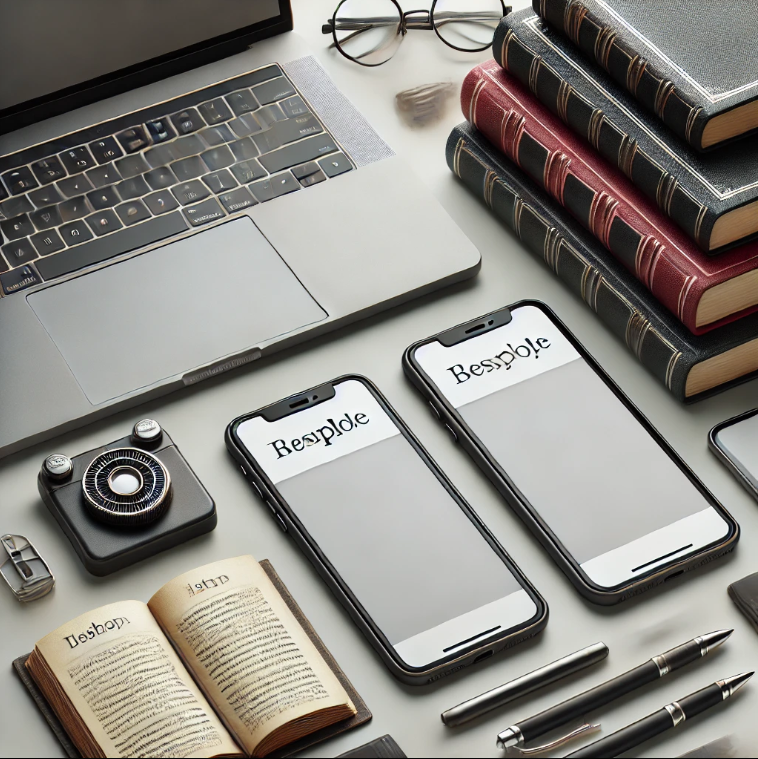
#> input picture 19. Advanced Image Processing Techniques/main_image.PNG, 758 x 759 px, found by its file name
$ jupyter execute --allow-errors 'Template Matching for Object Detection.ipynb'
#> lines starting #> are read from the running program, lines starting #| are printed output that depends on the picture; after the words box and inside, x2 and y2 are one past the last pixel; in counts of white or black regions, pixels touching at a corner belong together
### Template Matching for Object Detection:
#### What is Template Matching?
Template Matching is a simple and effective image processing technique used for object detection. It works by searching for a smaller image (template) inside a larger image and determining the best match.

#### How it Works:

1. Convert both images to grayscale for faster processing.

2. Slide the template over the main image at every possible position.

3. Compare pixel intensities to determine how closely they match.

4. Find the best match location and draw a bounding box around it.

##### Common Use Cases:
```
✔ Detecting objects in images
✔ Identifying patterns in medical imaging
✔ Matching facial features or logos
```

### 1. Importing Required Libraries

[cell 1]
import cv2
import numpy as np
import matplotlib.pyplot as plt

#### Explanation:

cv2 (OpenCV) → Used for image processing and template matching.

numpy → Handles numerical operations.

matplotlib.pyplot → Used to display images.

### 2. Loading the Main Image and Template

[cell 2]
main_image = cv2.imread('main_image.png')
#> main_image is the input picture: shape (759, 758, 3); mean B, G, R 128.7, 134.4, 137.3
template = cv2.imread('phone.png')
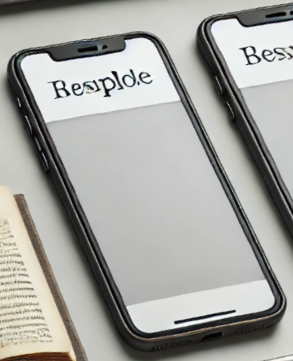
#> input picture 19. Advanced Image Processing Techniques/phone.PNG, 293 x 361 px, found by its file name
#> template is the input picture: shape (361, 293, 3); mean B, G, R 162.5, 167, 166.4

#### Explanation:
```

cv2.imread('main_image.png') → Loads the main image where we want to detect an object.

cv2.imread('phone.png') → Loads the smaller template image to find within the main image.
```

### 3. Converting Images to Grayscale

[cell 3]
gray_main = cv2.cvtColor(main_image, cv2.COLOR_BGR2GRAY)
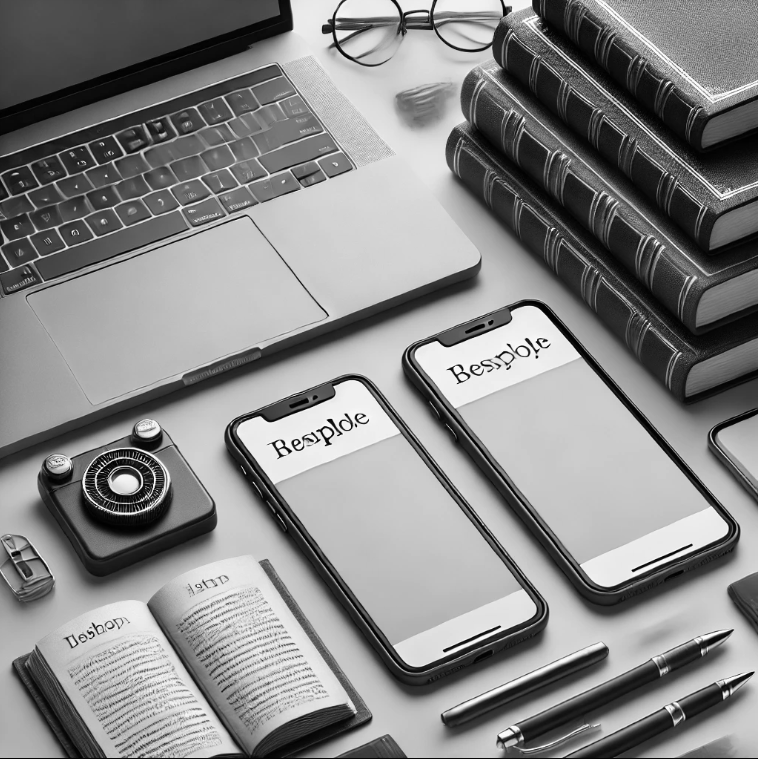
#> gray_main: shape (759, 758); min 0, max 255, mean 134.6
gray_template = cv2.cvtColor(template, cv2.COLOR_BGR2GRAY)
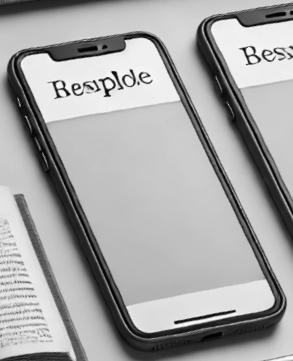
#> gray_template: shape (361, 293); min 1, max 253, mean 166.3

#### Explanation:
```
OpenCV loads images in BGR format.

cv2.cvtColor() converts both images to grayscale to simplify processing.

Grayscale reduces computation without affecting accuracy.
```

### 4. Performing Template Matching

result = cv2.matchTemplate(gray_main, gray_template, cv2.TM_CCOEFF_NORMED)
Explanation:

cv2.matchTemplate() → Compares the template against the main image.

cv2.TM_CCOEFF_NORMED → A matching method that normalizes results for better accuracy.

#### Matching Methods in OpenCV:

cv2.TM_CCOEFF_NORMED → Best for feature-based matching (used here).

cv2.TM_CCORR_NORMED → Measures correlation (good for simple patterns).

cv2.TM_SQDIFF_NORMED → Computes pixel differences (smaller values indicate a match).

### 5. Finding the Best Match Location

#> (a cell that did not finish here is left out)

#### Explanation:

cv2.minMaxLoc(result) → Finds the strongest match in the result.

max_loc → Coordinates of the best match.

top_left → The top-left corner of the detected object.

bottom_right → Calculated using template size.

 The bounding box is defined between top_left and bottom_right.

### 6. Drawing a Bounding Box Around the Detected Object

#> (a cell that did not finish here is left out)

#### Explanation:

cv2.rectangle() → Draws a green box around the detected object.

(0, 255, 0) → Green color in BGR format.

2 → Line thickness.

### 7. Displaying the Result Using Matplotlib

[cell 6]
main_image = cv2.cvtColor(main_image, cv2.COLOR_BGR2RGB)
plt.imshow(main_image)
plt.axis('off')
plt.show()

#### Explanation:
```
Converts the image from BGR to RGB for proper Matplotlib display.

plt.imshow(main_image) → Displays the image with the detected object.

plt.axis('off') → Hides axis labels.
```

[cell 7]
import cv2
import numpy as np
import matplotlib.pyplot as plt


# Load the main image and template
main_image = cv2.imread('main_image.png')
template = cv2.imread('phone.png')

# Convert images to grayscale
gray_main = cv2.cvtColor(main_image, cv2.COLOR_BGR2GRAY)
gray_template = cv2.cvtColor(template, cv2.COLOR_BGR2GRAY)

# Perform template matching
result = cv2.matchTemplate(gray_main, gray_template, cv2.TM_CCOEFF_NORMED)
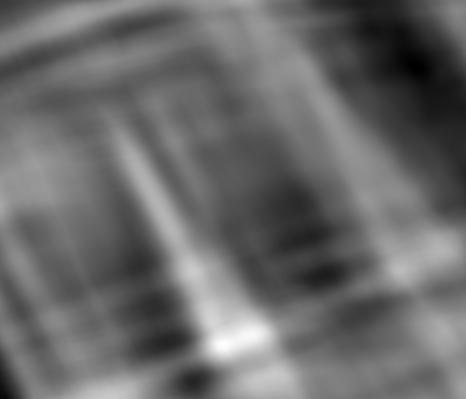
#> result: shape (399, 466) float32; min -0.212, max 0.295, mean -0.00071; drawn with min black and max white

# Find the best match location
min_val, max_val, min_loc, max_loc = cv2.minMaxLoc(result)
#> min_val = -0.212; max_val = 0.295; min_loc = (414, 66); max_loc = (222, 343)
top_left = max_loc
#> top_left = (222, 343)
bottom_right = (top_left[0] + gray_template.shape[1], top_left[1] + gray_template.shape[0])
#> bottom_right = (515, 704)

# Draw a rectangle around the detected object
cv2.rectangle(main_image, top_left, bottom_right, (0, 255, 0), 2)
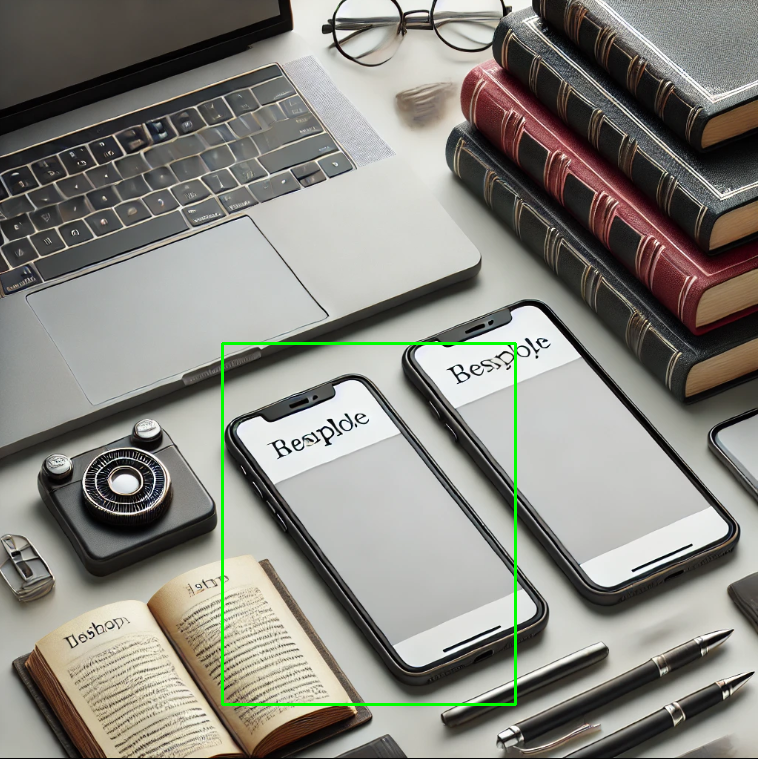
#> main_image: shape (759, 758, 3); 0.68% of pixels changed, all inside (x1, y1, x2, y2) = (221, 342, 517, 706)

# Show the result
# cv2.imshow('Template Matching', main_image)
# cv2.waitKey(0)
# cv2.destroyAllWindows()

main_image = cv2.cvtColor(main_image, cv2.COLOR_BGR2RGB)
plt.imshow(main_image)
plt.axis('off')
plt.show()
